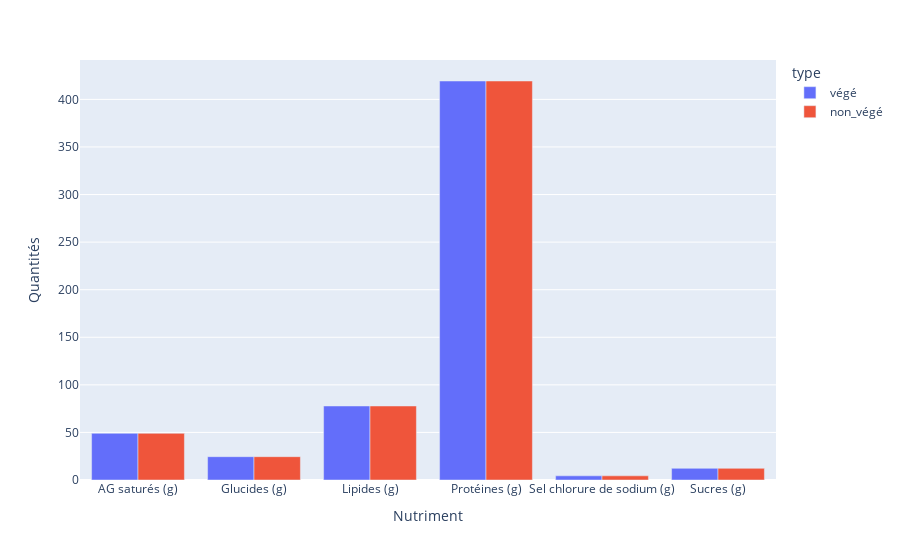

The cell this chart's notebook holds for it:
### Code cell
fig

### Figure 1 — Plotly figure (JSON) as saved in the notebook; plotly's stock layout.template omitted (floating-point values rounded to 4 significant figures)
{"data": [{"alignmentgroup": "True", "hovertemplate": "type=végé<br>Nutriment=%{x}<br>Quantités=%{y}<extra></extra>", "legendgroup": "végé", "marker": {"color": "#636efa", "pattern": {"shape": ""}}, "name": "végé", "offsetgroup": "végé", "orientation": "v", "showlegend": true, "textposition": "auto", "type": "bar", "x": ["AG saturés (g)", "Glucides (g)", "Lipides (g)", "Protéines (g)", "Sel chlorure de sodium (g)", "Sucres (g)"], "xaxis": "x", "y": [49.04, 24.51, 77.78, 419.3, 4.371, 12.26], "yaxis": "y"}, {"alignmentgroup": "True", "hovertemplate": "type=non_végé<br>Nutriment=%{x}<br>Quantités=%{y}<extra></extra>", "legendgroup": "non_végé", "marker": {"color": "#EF553B", "pattern": {"shape": ""}}, "name": "non_végé", "offsetgroup": "non_végé", "orientation": "v", "showlegend": true, "textposition": "auto", "type": "bar", "x": ["AG saturés (g)", "Glucides (g)", "Lipides (g)", "Protéines (g)", "Sel chlorure de sodium (g)", "Sucres (g)"], "xaxis": "x", "y": [49.04, 24.51, 77.78, 419.3, 4.371, 12.26], "yaxis": "y"}], "layout": {"autosize": true, "barmode": "group", "legend": {"title": {"text": "type"}, "tracegroupgap": 0}, "margin": {"t": 60}, "xaxis": {"anchor": "y", "autorange": true, "domain": [0, 1], "range": [-0.5, 5.5], "title": {"text": "Nutriment"}, "type": "category"}, "yaxis": {"anchor": "x", "autorange": true, "domain": [0, 1], "range": [0, 441.4], "title": {"text": "Quantités"}, "type": "linear"}}}
